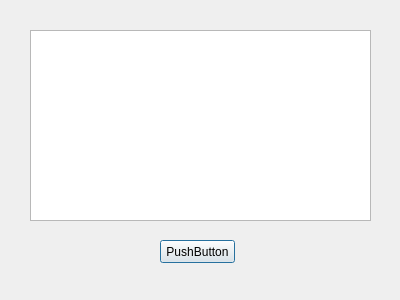
<?xml version="1.0" encoding="UTF-8"?>
<ui version="4.0">
 <class>Dialog1</class>
 <widget class="QDialog" name="Dialog1">
  <property name="geometry">
   <rect>
    <x>0</x>
    <y>0</y>
    <width>400</width>
    <height>300</height>
   </rect>
  </property>
  <property name="windowTitle">
   <string>Dialog</string>
  </property>
  <widget class="QPushButton" name="pushButton">
   <property name="geometry">
    <rect>
     <x>160</x>
     <y>240</y>
     <width>75</width>
     <height>23</height>
    </rect>
   </property>
   <property name="text">
    <string>PushButton</string>
   </property>
  </widget>
  <widget class="QTextEdit" name="textEdit">
   <property name="geometry">
    <rect>
     <x>30</x>
     <y>30</y>
     <width>341</width>
     <height>191</height>
    </rect>
   </property>
  </widget>
 </widget>
 <resources/>
 <connections/>
</ui>
